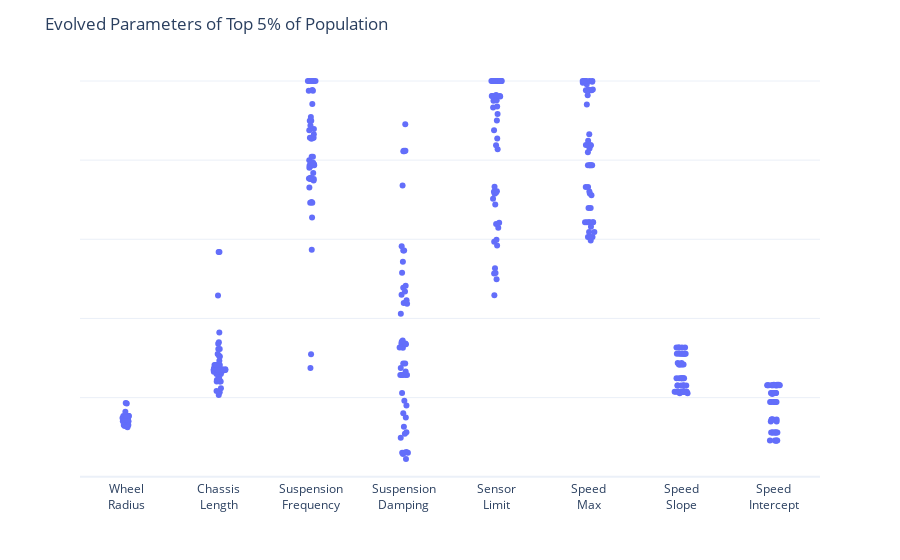

Notebook cell for this chart:
### Code cell
columns = [f"{name} Genome" for name in limits.keys()]
labels = ["<br>".join(name.split(" ")[:2]) for name in columns]

df_temp = df[columns]
df_temp.columns = labels

fig = px.strip(df_temp)

# # fig.add_trace(px.parallel_coordinates(df_temp).data[0])
# fig.add_parcoords(
#     line_color="blue",
#     dimensions=list(
#         [
#             dict(range=[0, 1], values=df_temp[labels[0]], tickvals=[]),
#             dict(range=[0, 1], values=df_temp[labels[1]], tickvals=[]),
#             dict(range=[0, 1], values=df_temp[labels[2]], tickvals=[]),
#             dict(range=[0, 1], values=df_temp[labels[3]], tickvals=[]),
#             dict(range=[0, 1], values=df_temp[labels[4]], tickvals=[]),
#             dict(range=[0, 1], values=df_temp[labels[5]], tickvals=[]),
#             dict(range=[0, 1], values=df_temp[labels[6]], tickvals=[]),
#             dict(range=[0, 1], values=df_temp[labels[7]], tickvals=[]),
#         ]
#     ),
#     domain=dict(x=[0.06, 0.94]),
# )

fig.update_layout(
    title="Evolved Parameters of Top 5% of Population",
    yaxis_showticklabels=False,
    yaxis_title="",
    xaxis_title="",
)

fig.show()

# # fig = px.parallel_coordinates(df, labels=names, template="plotly_white")
# fig = px.parallel_coordinates(df_temp, template="plotly_white")
# fig.update_yaxes(range=[0, 1])
# fig.show()

### Figure 1 — Plotly figure (JSON) as saved in the notebook; plotly's stock layout.template omitted (floating-point values rounded to 4 significant figures; data arrays with more than 128 entries replaced by an {"elided": "..."} marker saying what was removed)
{"data": [{"alignmentgroup": "True", "boxpoints": "all", "fillcolor": "rgba(255,255,255,0)", "hoveron": "points", "hovertemplate": "variable=%{x}<br>value=%{y}<extra></extra>", "legendgroup": "", "line": {"color": "rgba(255,255,255,0)"}, "marker": {"color": "#636efa"}, "name": "", "offsetgroup": "", "orientation": "v", "pointpos": 0, "showlegend": false, "type": "box", "x": {"elided": "400 str values"}, "x0": " ", "xaxis": "x", "y": {"elided": "400 float values"}, "y0": " ", "yaxis": "y"}], "layout": {"boxmode": "group", "legend": {"tracegroupgap": 0}, "margin": {"t": 60}, "title": {"text": "Evolved Parameters of Top 5% of Population"}, "xaxis": {"anchor": "y", "domain": [0, 1], "title": {"text": ""}}, "yaxis": {"anchor": "x", "domain": [0, 1], "showticklabels": false, "title": {"text": ""}}}}
